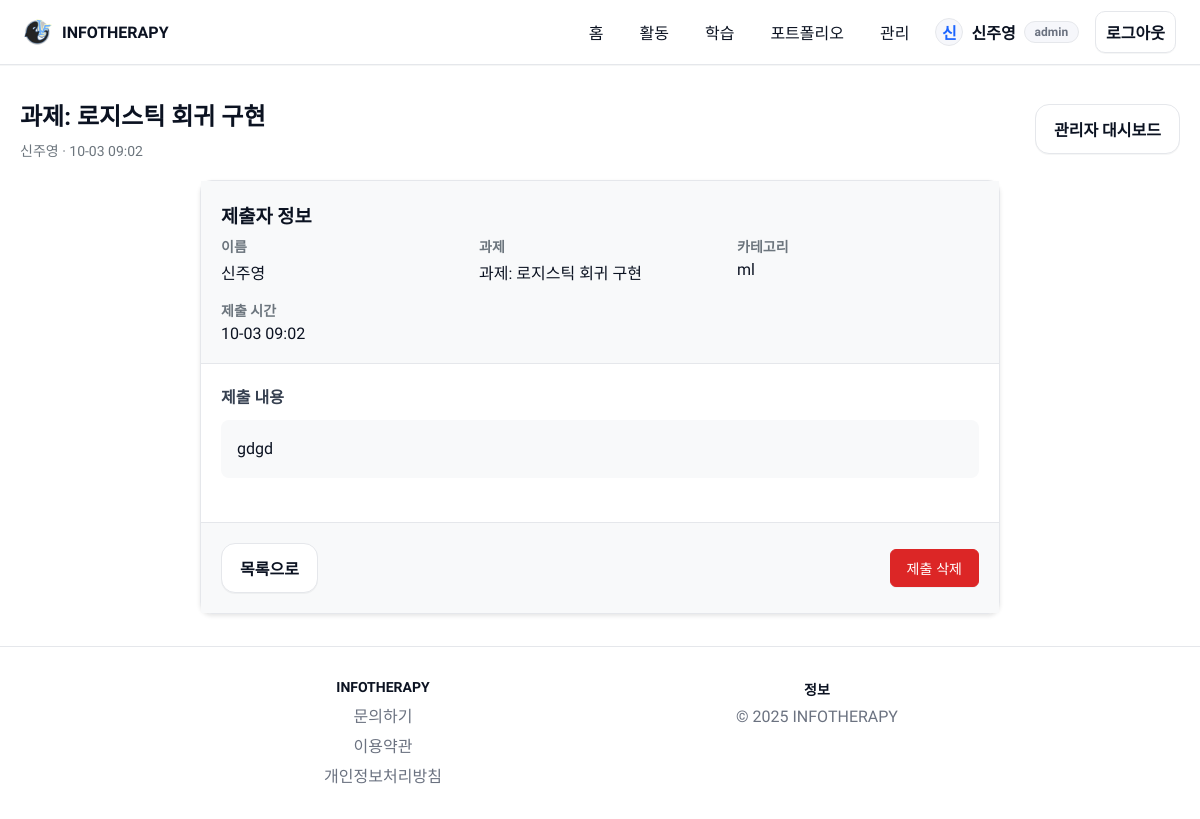
Screenshot of /admin/submission/1 (signed in) with the database file from the repository.
### tables this page shows
CREATE TABLE submissions (
              id INTEGER PRIMARY KEY AUTOINCREMENT,
              user_id INTEGER,
              name TEXT NOT NULL,
              assignment_title TEXT NOT NULL,
              category TEXT,
              text_content TEXT,
              file_path TEXT,
              created_at TEXT NOT NULL, file_paths TEXT DEFAULT '[]',
              FOREIGN KEY(user_id) REFERENCES users(id)
            );

### app.py (the view)
    @app.route("/admin/submission/<int:submission_id>")
    @admin_required
    def admin_submission_detail(submission_id: int):
        with get_db() as cx:
            submission = cx.execute("""
                SELECT s.id, s.name, s.assignment_title, s.category, s.text_content, s.file_path, s.file_paths, s.created_at
                FROM submissions s
                WHERE s.id = ?
            """, (submission_id,)).fetchone()
            if not submission:
                flash("제출을 찾을 수 없습니다.", "info")
                return redirect(url_for("admin_dashboard"))
        return render_template("admin_submission_detail.html", submission=submission)

### templates/admin_submission_detail.html (shortened to what this page needs)
{% extends 'base.html' %}
{% block content %}
  <div style="display:flex; justify-content:space-between; align-items:center; margin-bottom:20px;">
    <div>
      <h2 style="margin:0 0 8px;">{{ submission.assignment_title }}</h2>
      <div class="hint">{{ submission.name }} · {{ submission.created_at | short_dt }}</div>
    </div>
    <a class="btn btn-outline" href="{{ url_for('admin_dashboard') }}">관리자 대시보드</a>
  </div>
  <div class="submission-card">
    <div class="submission-header">
      <div class="submission-info">
        <h3 style="margin:0 0 8px;">제출자 정보</h3>
        <div class="info-grid">
          <div class="info-item">
            <label>이름</label>
            <span>{{ submission.name }}</span>
          </div>
          <div class="info-item">
            <label>과제</label>
            <span>{{ submission.assignment_title }}</span>
          </div>
          <div class="info-item">
            <label>카테고리</label>
            <span>{{ submission.category or '없음' }}</span>
          </div>
          <div class="info-item">
            <label>제출 시간</label>
            <span>{{ submission.created_at | short_dt }}</span>
          </div>
        </div>
      </div>
    </div>
    <div class="submission-content">
      {% if submission.text_content %}
        <div class="content-section">
          <h4>제출 내용</h4>
          <div class="content-text">{{ submission.text_content | autolink | safe }}</div>
        </div>
      {% endif %}
    </div>
    <div class="submission-actions">
      <div style="display: flex; gap: 12px; justify-content: space-between; align-items: center;">
        <a class="btn btn-outline" href="{{ url_for('admin_dashboard') }}">목록으로</a>
        <form method="post" action="{{ url_for('admin_submission_delete', submission_id=submission.id) }}" style="display: inline;" onsubmit="return confirm('정말로 이 제출을 삭제하시겠습니까? 이 작업은 되돌릴 수 없습니다.');">
          <button type="submit" class="btn btn-danger">제출 삭제</button>
        </form>
      </div>
    </div>
  </div>
{% endblock %}

### templates/base.html (shortened to what this page needs)
<!doctype html>
<html lang="ko">
  <head>
    <link rel="stylesheet" href="{{ url_for('static', filename='css/main.css') }}">
  </head>
  <body>
    <header class="site-header">
      <div class="container header-inner">
        <a class="logo" href="{{ url_for('index') }}">
          <img class="logo-mark-img" src="{{ url_for('static', filename='images/icon.png') }}?v=20251011" alt="INFOTHERAPY">
          <span class="logo-text">INFOTHERAPY</span>
        </a>
        <nav class="nav">
          <a href="{{ url_for('index') }}">홈</a>
          <a href="{{ url_for('activities') }}">활동</a>
          <a href="{{ url_for('learn') }}">학습</a>
          <a href="{{ url_for('portfolios') }}">포트폴리오</a>
          {% if session.get('admin') %}
            <a href="{{ url_for('admin_dashboard') }}">관리</a>
          {% endif %}
          {% if session.get('uid') %}
            <div class="profile-chip">
              <div class="avatar-mini">{{ (session.get('name') or 'U')[:1] }}</div>
              <span class="profile-name">{{ session.get('name') or '사용자' }}</span>
              {% if session.get('admin') %}<span class="badge" style="height:22px;">admin</span>{% endif %}
            </div>
            <a href="{{ url_for('logout') }}" class="btn btn-outline">로그아웃</a>
          {% else %}
            <a href="{{ url_for('login') }}" class="btn btn-outline">로그인</a>
            <a href="{{ url_for('signup') }}" class="btn btn-primary">회원가입</a>
          {% endif %}
        </nav>
      </div>
    </header>
    <main class="container">
      {% block content %}{% endblock %}
    </main>
    <footer class="site-footer">
      <div class="container footer-grid">
        <div class="footer-col">
          <h4>INFOTHERAPY</h4>
          <div class="footer-links">
            <a href="{{ url_for('contact') }}">문의하기</a>
            <a href="{{ url_for('terms') }}">이용약관</a>
            <a href="{{ url_for('privacy') }}">개인정보처리방침</a>
          </div>
        </div>
        <div class="footer-col">
          <h4>정보</h4>
          <div class="footer-links">
            <span>© 2025 INFOTHERAPY</span>
          </div>
        </div>
      </div>
    </footer>
  </body>
  </html>

### static/css/main.css (style rules this page uses)
:root { --bg: #ffffff; --text: #0b1221; --muted: #6b7280; --primary: #1b64ff; --primary-600: #1553d6; --surface: #f6f7fb; --border: #e5e7eb; }
* { box-sizing: border-box; }
html, body { height: 100%; }
body { margin: 0; font-family: "Pretendard", -apple-system, BlinkMacSystemFont, "Segoe UI", Roboto, Oxygen, Ubuntu, Cantarell, "Fira Sans", "Droid Sans", "Helvetica Neue", Arial, "Apple Color Emoji", "Segoe UI Emoji"; color: var(--text); background: var(--bg); -webkit-font-smoothing: antialiased; -moz-osx-font-smoothing: grayscale; overflow-x: hidden; }
html { scrollbar-width: none; }
body { display: flex; flex-direction: column; min-height: 100vh; }
.container { width: 100%; max-width: none; margin: 0 auto; padding: 0 24px; }
.site-header { position: sticky; top: 0; z-index: 10; background: rgba(255,255,255,0.86); backdrop-filter: blur(10px); border-bottom: 1px solid var(--border); box-shadow: 0 1px 0 rgba(17,24,39,0.04); }
.header-inner { display: flex; align-items: center; justify-content: space-between; height: 64px; }
.logo { display: inline-flex; align-items: center; gap: 10px; text-decoration: none; color: var(--text); font-weight: 600; }
.logo-mark-img { width: 28px; height: 28px; object-fit: contain; border-radius: 6px; }
.nav a { color: var(--text); text-decoration: none; padding: 8px 10px; border-radius: 10px; }
.profile-chip { display: inline-flex; align-items: center; gap: 8px; }
.avatar-mini { width: 28px; height: 28px; border-radius: 50%; background: var(--surface); border: 1px solid var(--border); display: inline-flex; align-items: center; justify-content: center; font-weight: 700; color: var(--primary); }
.profile-name { font-weight: 600; }
.btn { display: inline-flex; align-items: center; justify-content: center; gap: 8px; border-radius: 14px; padding: 12px 18px; font-weight: 600; text-decoration: none; cursor: pointer; transition: all .15s ease; box-shadow: 0 1px 0 rgba(17,24,39,0.04); }
.btn-outline { border: 1px solid var(--border); color: var(--text); background: #fff; }
main.container { padding: 32px 20px; flex: 1; }
.badge { display: inline-flex; align-items: center; height: 26px; padding: 0 10px; border-radius: 999px; border: 1px solid var(--border); background: var(--surface); color: var(--muted); font-weight: 600; font-size: 12px; }
img, video { max-width: 100%; height: auto; display: block; }
.site-footer { border-top: 1px solid var(--border); padding: 32px 0; color: var(--muted); }
.footer-grid { display: grid; grid-template-columns: repeat( auto-fit, minmax(220px, 1fr) ); gap: 16px; max-width: 900px; margin: 0 auto; text-align: center; justify-items: center; }
.footer-col h4 { margin: 0 0 8px; font-size: 14px; color: var(--text); }
.footer-links { display: grid; gap: 6px; }
.footer-links a { color: var(--muted); text-decoration: none; }
.nav { display: flex; align-items: center; justify-content: flex-end; gap: 16px; width: 100%; }
@media (min-width: 769px) { .nav { justify-content: flex-end !important; margin-left: auto; } }

### templates/admin_submission_detail.html (style rules this page uses)
.submission-card { max-width: 800px; margin: 0 auto; background: #fff; border: 1px solid var(--border); border-radius: 12px; box-shadow: 0 2px 4px rgba(0,0,0,0.1); }
.submission-header { padding: 20px; border-bottom: 1px solid var(--border); background: #f8f9fa; }
.submission-content { padding: 20px; }
.submission-actions { padding: 20px; border-top: 1px solid var(--border); background: #f8f9fa; text-align: right; }
.info-grid { display: grid; grid-template-columns: repeat(auto-fit, minmax(200px, 1fr)); gap: 16px; }
.info-item { display: flex; flex-direction: column; gap: 4px; }
.info-item label { font-weight: 600; color: #6c757d; font-size: 14px; }
.content-section { margin-bottom: 24px; }
.content-section h4 { margin: 0 0 12px 0; color: #374151; }
.content-text { padding: 16px; background: #f8f9fa; border-radius: 8px; white-space: pre-wrap; line-height: 1.6; }
.hint { color: #6c757d; font-size: 14px; }
.btn-danger { background: #dc2626; color: white; border: 1px solid #dc2626; padding: 8px 16px; border-radius: 6px; text-decoration: none; font-size: 14px; font-weight: 500; cursor: pointer; transition: all 0.2s ease; }

### rows the page displays
submissions: name "신주영", assignment_title "과제: 로지스틱 회귀 구현", created_at|short_dt "10-03 09:02", category "ml", text_content|autolink "gdgd"

### other values shown
{{ (session.get('name') or 'U')[:1] }} "신"
